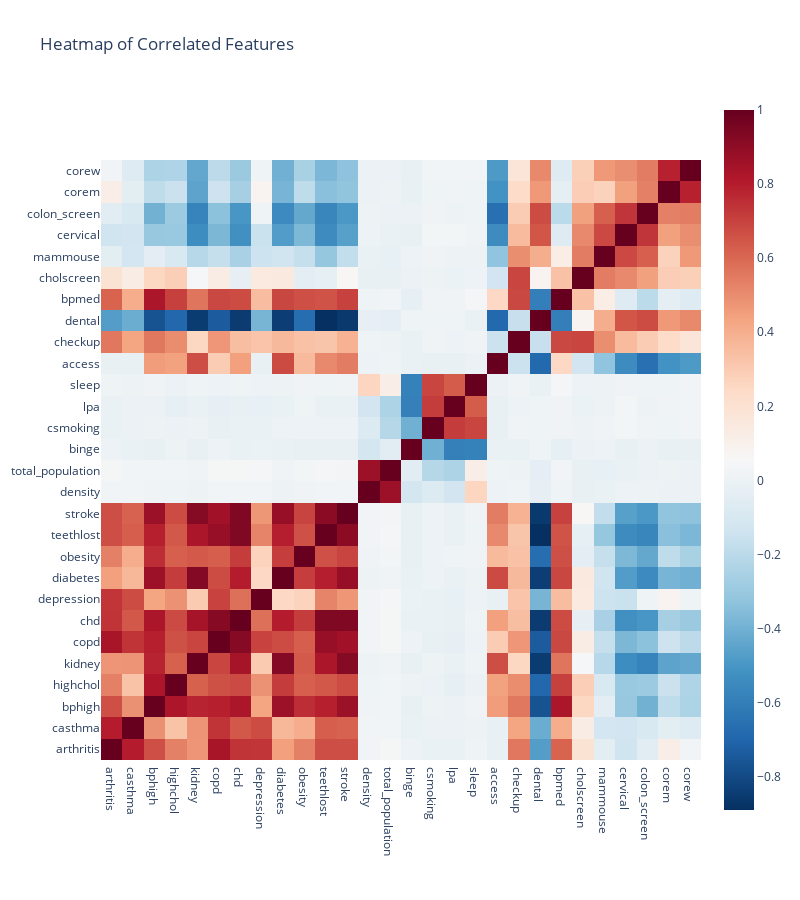

Source (notebook cell):
### Code cell
fig = px.imshow(corr, color_continuous_scale='RdBu_r', origin='lower', 
                width = 800, height = 900, title = 'Heatmap of Correlated Features')
fig.show()

### Figure 1 — Plotly figure (JSON) as saved in the notebook; plotly's stock layout.template omitted (floating-point values rounded to 4 significant figures; data arrays with more than 128 entries replaced by an {"elided": "..."} marker saying what was removed)
{"data": [{"coloraxis": "coloraxis", "hovertemplate": "x: %{x}<br>y: %{y}<br>color: %{z}<extra></extra>", "name": "0", "type": "heatmap", "x": ["arthritis", "casthma", "bphigh", "highchol", "kidney", "copd", "chd", "depression", "diabetes", "obesity", "teethlost", "stroke", "density", "total_population", "binge", "csmoking", "lpa", "sleep", "access", "checkup", "dental", "bpmed", "cholscreen", "mammouse", "cervical", "colon_screen", "corem", "corew"], "xaxis": "x", "y": ["arthritis", "casthma", "bphigh", "highchol", "kidney", "copd", "chd", "depression", "diabetes", "obesity", "teethlost", "stroke", "density", "total_population", "binge", "csmoking", "lpa", "sleep", "access", "checkup", "dental", "bpmed", "cholscreen", "mammouse", "cervical", "colon_screen", "corem", "corew"], "yaxis": "y", "z": {"elided": "28x28 float values"}}], "layout": {"coloraxis": {"colorscale": [[0, "rgb(5,48,97)"], [0.1, "rgb(33,102,172)"], [0.2, "rgb(67,147,195)"], [0.3, "rgb(146,197,222)"], [0.4, "rgb(209,229,240)"], [0.5, "rgb(247,247,247)"], [0.6, "rgb(253,219,199)"], [0.7, "rgb(244,165,130)"], [0.8, "rgb(214,96,77)"], [0.9, "rgb(178,24,43)"], [1, "rgb(103,0,31)"]]}, "height": 900, "title": {"text": "Heatmap of Correlated Features"}, "width": 800, "xaxis": {"anchor": "y", "constrain": "domain", "domain": [0, 1], "scaleanchor": "y"}, "yaxis": {"anchor": "x", "autorange": true, "constrain": "domain", "domain": [0, 1]}}}
